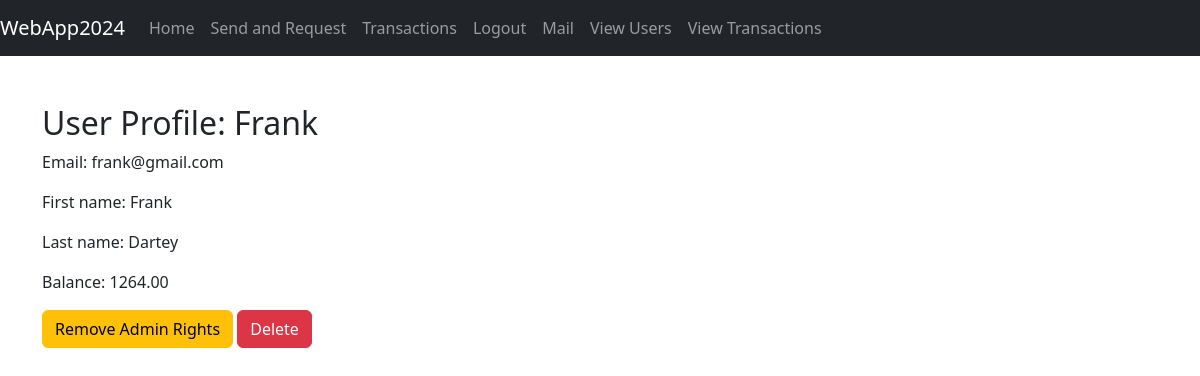
Page /adminapp/users/3/ (signed in) on the earlier database version.
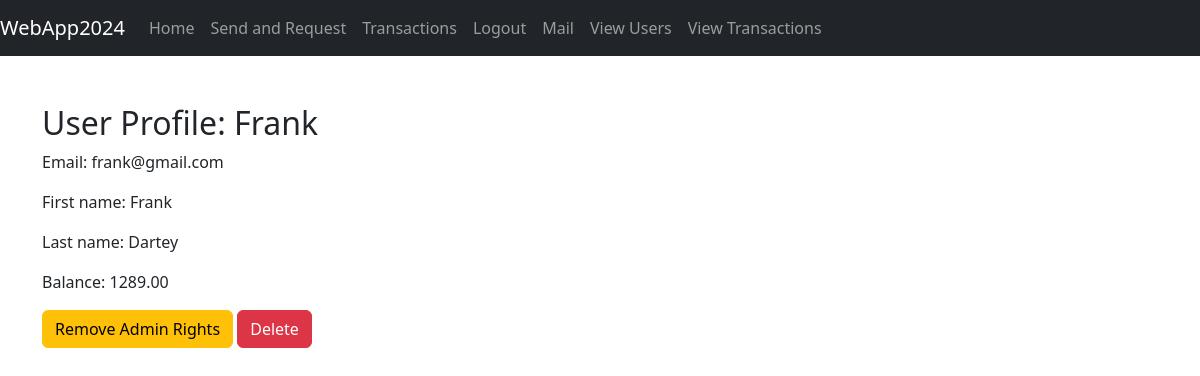
Same page on the later database version.
### register/models.py (models this page shows, shortened)
class User(AbstractUser):
    CURRENCY_CHOICES = [
        ('GBP', 'British Pound'),
        ('USD', 'US Dollar'),
        ('EUR', 'Euro'),
    ]
    initial_balance = models.DecimalField(max_digits=10, decimal_places=2, default=1000)
    currency = models.CharField(
        max_length=3,
        choices=CURRENCY_CHOICES,
        default='GBP',
        help_text=_('Select your preferred currency.'),
    )

### payapp/models.py (models this page shows, shortened)
class Account(models.Model):
    user = models.OneToOneField(settings.AUTH_USER_MODEL, on_delete=models.CASCADE, related_name='account')
    balance = models.DecimalField(max_digits=10, decimal_places=2, default=1000.00)
    currency = models.CharField(max_length=3, choices=CURRENCY_CHOICES, default='GBP', help_text=_('Select your preferred currency.'))

### adminapp/views.py (the view, shortened to what this page needs)
# urls.py: path('users/<int:user_id>/', views.user_profile, name='user_profile'),
@login_required
def user_profile(request, user_id):
    user = get_object_or_404(User, pk=user_id)
    if 'make_admin' in request.POST:
        user.is_staff = True
        user.save()
        messages.success(request, f"{user.username} has been made an admin.")
        user.refresh_from_db()
        return redirect('adminapp:user_profile', user_id=user_id)
    return render(request, 'adminapp/user_profile.html', {'profile_user': user})

### templates/adminapp/user_profile.html (shortened to what this page needs)
{% extends 'base.html' %}
{% block content %}
    <h2>User Profile: {{ profile_user.username }}</h2>
    <p>Email: {{ profile_user.email }}</p>
    <p>First name: {{ profile_user.first_name }}</p>
    <p>Last name: {{ profile_user.last_name }}</p>
    <p>Balance: {{ profile_user.account.balance }}</p>
    <form method="post">
        {% if request.user.is_superuser and profile_user.is_staff and profile_user != request.user %}
            <button type="submit" name="remove_admin" class="btn btn-warning">Remove Admin Rights</button>
        {% endif %}
        {% if request.user.is_superuser and profile_user != request.user %}
            <form method="post" action="{% url 'adminapp:delete_user' profile_user.id%}">
                <button type="submit" class="btn btn-danger">Delete</button>
            </form>
        {% endif %}
    </form>
{% endblock %}

Differences in the rows shown:
changed User "Frank": account.balance "1264.00" → "1289.00"
